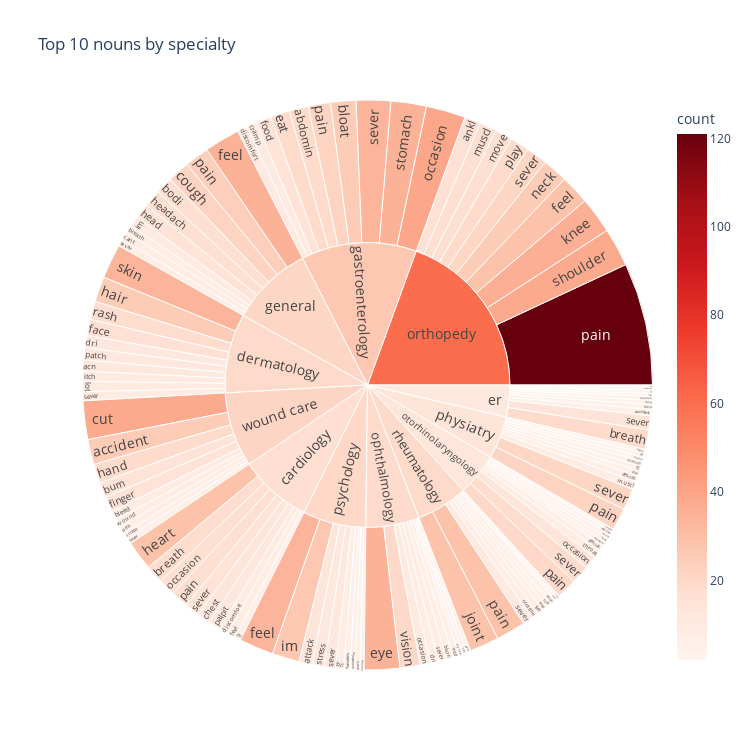

The code cell stored with this chart in its notebook:
### Code cell
# Visalize the most common words per class by a sunburst plot

# Group the data by the "prompt" column and apply preprocessing_text to "text" column:
grouped_data = df_test2.groupby('prompt')['text_clean'].apply(lambda x: ' '.join(x)).reset_index()
grouped_data['nouns'] = grouped_data['text_clean'].apply(preprocess_text)

# Count frequency of unique nouns for each prompt and select top 10 nouns by frequency
class_noun_counts = grouped_data.explode('nouns').groupby('prompt')['nouns'].value_counts().reset_index(name='count')
top_nouns = class_noun_counts.groupby('prompt').head(10)

# Plot the Sunburst graph
fig = px.sunburst(top_nouns, path=['prompt', 'nouns'], values='count', color='count',
                  color_continuous_scale='reds', title='Top 10 nouns by specialty',
                  maxdepth=-1, branchvalues='total',
                  width=750, height=750)

fig.update_traces(textfont=dict(size=14))
fig.show()

### Figure 1 — Plotly figure (JSON) as saved in the notebook; plotly's stock layout.template omitted (floating-point values rounded to 4 significant figures; data arrays with more than 128 entries replaced by an {"elided": "..."} marker saying what was removed)
{"data": [{"branchvalues": "total", "customdata": {"elided": "132x1 float values"}, "domain": {"x": [0, 1], "y": [0, 1]}, "hovertemplate": "labels=%{label}<br>count_sum=%{value}<br>parent=%{parent}<br>id=%{id}<br>count=%{color}<extra></extra>", "ids": {"elided": "132 str values"}, "labels": {"elided": "132 str values"}, "marker": {"coloraxis": "coloraxis", "colors": {"elided": "132 float values"}}, "maxdepth": -1, "name": "", "parents": {"elided": "132 str values"}, "textfont": {"size": 14}, "type": "sunburst", "values": {"elided": "132 int values"}}], "layout": {"coloraxis": {"colorbar": {"title": {"text": "count"}}, "colorscale": [[0, "rgb(255,245,240)"], [0.125, "rgb(254,224,210)"], [0.25, "rgb(252,187,161)"], [0.375, "rgb(252,146,114)"], [0.5, "rgb(251,106,74)"], [0.625, "rgb(239,59,44)"], [0.75, "rgb(203,24,29)"], [0.875, "rgb(165,15,21)"], [1, "rgb(103,0,13)"]]}, "height": 750, "legend": {"tracegroupgap": 0}, "title": {"text": "Top 10 nouns by specialty"}, "width": 750}}
